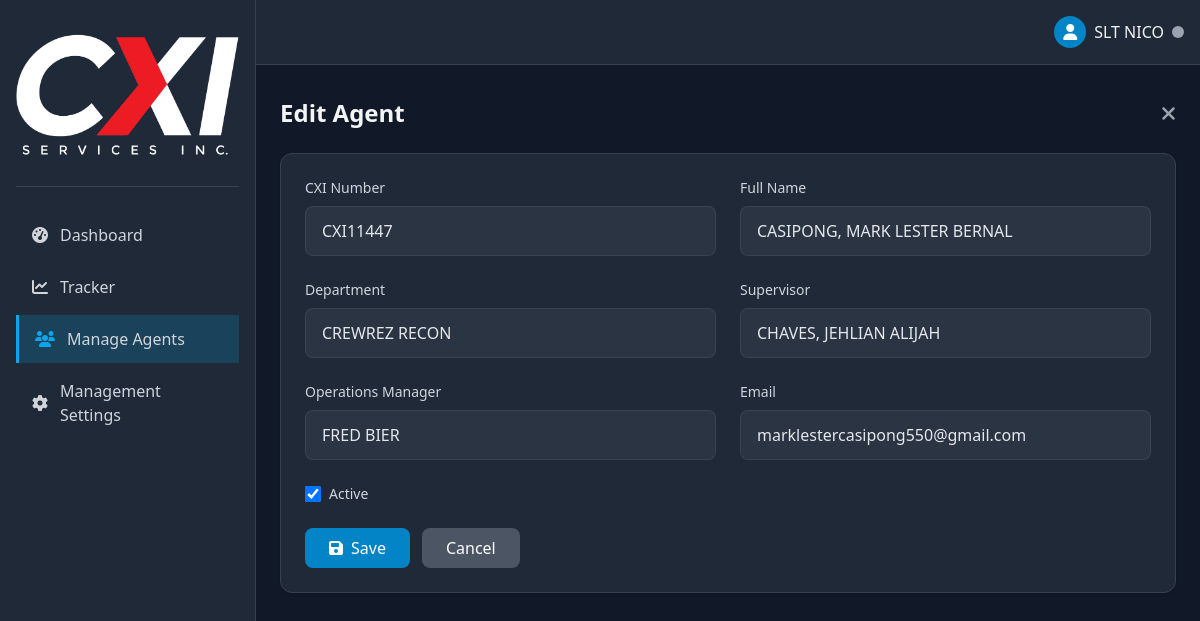
Page /admin/employee.php?id=4352 (signed in) on the committed database.
### tables this page shows
CREATE TABLE `employees` (
  `id` int(11) NOT NULL,
  `employee_id` varchar(50) NOT NULL,
  `full_name` varchar(100) NOT NULL,
  `department` varchar(50) NOT NULL,
  `supervisor` varchar(100) NOT NULL,
  `operation_manager` varchar(100) NOT NULL,
  `email` varchar(100) DEFAULT NULL,
  `created_at` datetime NOT NULL DEFAULT current_timestamp(),
  `updated_at` datetime NOT NULL DEFAULT current_timestamp() ON UPDATE current_timestamp(),
  `is_active` tinyint(1) DEFAULT 1
);

### admin/employee.php (the view, shortened to what this page needs)
<?php
require_once '../includes/functions.php';
$action = isset($_GET['action']) ? $_GET['action'] : '';
$employeeId = isset($_GET['id']) ? (int)$_GET['id'] : 0;
$employee = null;
if ($employeeId > 0) {
    try {
        $stmt = $pdo->prepare("SELECT * FROM employees WHERE id = ?");
        $stmt->execute([$employeeId]);
        $employee = $stmt->fetch();
    } catch (PDOException $e) {
        $_SESSION['error'] = "Error fetching employee data: " . $e->getMessage();
        redirect('employees.php');
    }
} elseif ($action !== 'create') {
    redirect('employees.php');
}
require_once '../components/layout.php';
?>
<div class="md:ml-64 pt-2 min-h-screen">
    <main class="p-6">
        <div class="flex justify-between items-center mb-6">
            <h1 class="text-2xl font-bold"><?= $employeeId ? 'Edit Agent' : 'Add New Agent' ?></h1>
            <a href="employees.php" class="text-gray-400 hover:text-white">
                <i class="fas fa-times fa-lg"></i>
            </a>
        </div>
        <div class="bg-gray-800 rounded-xl border border-gray-700 p-6 shadow">
            <form method="POST">
                <div class="grid grid-cols-1 md:grid-cols-2 gap-6">
                    <div>
                        <label for="employee_id" class="block text-sm font-medium text-gray-300 mb-2">CXI Number</label>
                        <input type="text" id="cxi_id" name="cxi_id"
                               class="w-full px-4 py-3 bg-gray-700/50 border border-gray-600/50 rounded-lg text-gray-200"
                               value="<?= $employee ? htmlspecialchars($employee['employee_id']) : '' ?>" required>
                    </div>
                    <div>
                        <label for="full_name" class="block text-sm font-medium text-gray-300 mb-2">Full Name</label>
                        <input type="text" id="full_name" name="full_name" style="text-transform: uppercase;"
                               class="w-full px-4 py-3 bg-gray-700/50 border border-gray-600/50 rounded-lg text-gray-200"
                               value="<?= $employee ? htmlspecialchars($employee['full_name']) : '' ?>" required>
                    </div>
                    <div>
                        <label for="department" class="block text-sm font-medium text-gray-300 mb-2">Department</label>
                        <input type="text" id="department" name="department" style="text-transform: uppercase;"
                               class="w-full px-4 py-3 bg-gray-700/50 border border-gray-600/50 rounded-lg text-gray-200"
                               value="<?= $employee ? htmlspecialchars($employee['department']) : '' ?>" required>
                    </div>
                    <div>
                        <label for="supervisor" class="block text-sm font-medium text-gray-300 mb-2">Supervisor</label>
                        <input type="text" id="supervisor" name="supervisor" style="text-transform: uppercase;"
                               class="w-full px-4 py-3 bg-gray-700/50 border border-gray-600/50 rounded-lg text-gray-200"
                               value="<?= $employee ? htmlspecialchars($employee['supervisor']) : '' ?>" required>
                    </div>
                    <div>
                        <label for="operation_manager" class="block text-sm font-medium text-gray-300 mb-2">Operations Manager</label>
                        <input type="text" id="operation_manager" name="operation_manager" style="text-transform: uppercase;"
                               class="w-full px-4 py-3 bg-gray-700/50 border border-gray-600/50 rounded-lg text-gray-200"
                               value="<?= $employee ? htmlspecialchars($employee['operation_manager']) : '' ?>" required>
                    </div>
                    <div>
                        <label for="email" class="block text-sm font-medium text-gray-300 mb-2">Email</label>
                        <input type="email" id="email" name="email"
                               class="w-full px-4 py-3 bg-gray-700/50 border border-gray-600/50 rounded-lg text-gray-200"
                               value="<?= $employee ? htmlspecialchars($employee['email']) : '' ?>" required>
                    </div>
                    <div class="flex items-center">
                        <input type="checkbox" id="is_active" name="is_active"
                               class="w-4 h-4 text-primary-600 bg-gray-700 border-gray-600 rounded focus:ring-primary-500 focus:ring-2"
                               <?= ($employee && $employee['is_active']) || !$employee ? 'checked' : '' ?>>
                        <label for="is_active" class="ml-2 text-sm font-medium text-gray-300">Active</label>
                    </div>
                </div>
                <div class="flex space-x-3 pt-6">
                    <button type="submit" class="bg-primary-600 hover:bg-primary-700 text-white px-6 py-2 rounded-lg flex items-center">
                        <i class="fas fa-save mr-2"></i> Save
                    </button>
                    <a href="employees.php" class="bg-gray-600 hover:bg-gray-700 text-white px-6 py-2 rounded-lg flex items-center">
                        Cancel
                    </a>
                </div>
            </form>
        </div>
    </main>
</div>

### rows in the picture
employees: cxi_id "CXI11447", full_name "CASIPONG, MARK LESTER BERNAL", department "CREWREZ RECON", supervisor "CHAVES, JEHLIAN ALIJAH", operation_manager "Fred Bier", email "marklestercasipong550@gmail.com", is_active "☑"

### other values in the picture
$_SESSION['nickname'] "SLT NICO"
